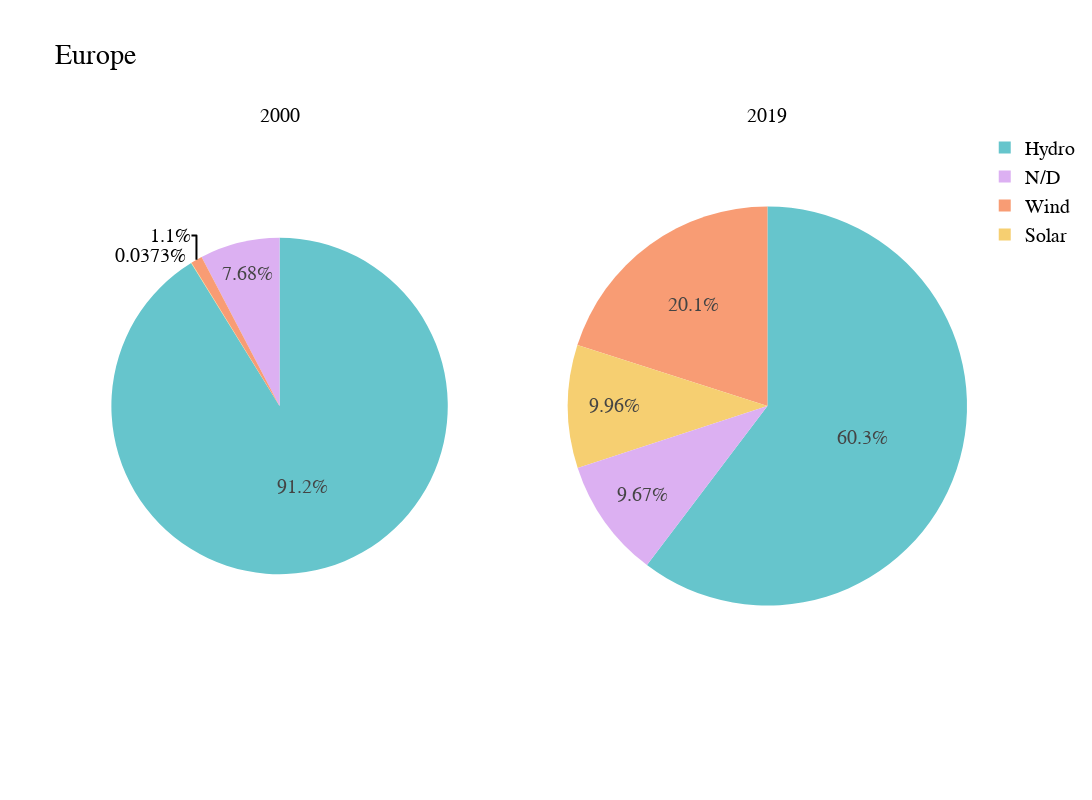

Notebook source saved alongside this figure:
### Code cell
import plotly.graph_objects as go
from plotly.subplots import make_subplots

labels = ["Asia", "Europe", "Africa", "Americas", "Oceania"]

fig = make_subplots(1, 2, specs=[[{'type':'domain'}, {'type':'domain'}]],
                    subplot_titles=['2000', '2019'])
fig.add_trace(go.Pie(labels=world_share_2000.Type, values=world_share_2000.Share, scalegroup='one',
                     name="2000",marker_colors=px.colors.qualitative.Pastel), 1, 1)
fig.add_trace(go.Pie(labels=world_share_2019.Type, values=world_share_2019.Share, scalegroup='one',
                     name="2019",marker_colors=px.colors.qualitative.Pastel), 1, 2,)

fig.update_layout(title_text='World GDP',width=1400, height=800,
                title = "Europe",
                font=dict(
                family="Arial",
                size=20,
                color='#000000' ))

for i in fig['layout']['annotations']:
    i['font'] = dict(size=20)

fig.show()

### Figure 1 — Plotly figure (JSON) as saved in the notebook; plotly's stock layout.template omitted (floating-point values rounded to 4 significant figures)
{"data": [{"labels": ["Hydro", "Solar", "Wind", "N/D"], "marker": {"colors": ["rgb(102, 197, 204)", "rgb(246, 207, 113)", "rgb(248, 156, 116)", "rgb(220, 176, 242)", "rgb(135, 197, 95)", "rgb(158, 185, 243)", "rgb(254, 136, 177)", "rgb(201, 219, 116)", "rgb(139, 224, 164)", "rgb(180, 151, 231)", "rgb(179, 179, 179)"]}, "name": "2000", "scalegroup": "one", "values": [17.67, 0.007233, 0.213, 1.487], "type": "pie", "domain": {"x": [0.0, 0.45], "y": [0.0, 1.0]}}, {"labels": ["Hydro", "Solar", "Wind", "N/D"], "marker": {"colors": ["rgb(102, 197, 204)", "rgb(246, 207, 113)", "rgb(248, 156, 116)", "rgb(220, 176, 242)", "rgb(135, 197, 95)", "rgb(158, 185, 243)", "rgb(254, 136, 177)", "rgb(201, 219, 116)", "rgb(139, 224, 164)", "rgb(180, 151, 231)", "rgb(179, 179, 179)"]}, "name": "2019", "scalegroup": "one", "values": [16.45, 2.718, 5.471, 2.637], "type": "pie", "domain": {"x": [0.55, 1.0], "y": [0.0, 1.0]}}], "layout": {"annotations": [{"font": {"size": 20}, "showarrow": false, "text": "2000", "x": 0.225, "xanchor": "center", "xref": "paper", "y": 1.0, "yanchor": "bottom", "yref": "paper"}, {"font": {"size": 20}, "showarrow": false, "text": "2019", "x": 0.775, "xanchor": "center", "xref": "paper", "y": 1.0, "yanchor": "bottom", "yref": "paper"}], "title": {"text": "Europe"}, "font": {"family": "Arial", "size": 20, "color": "#000000"}, "width": 1400, "height": 800}}
